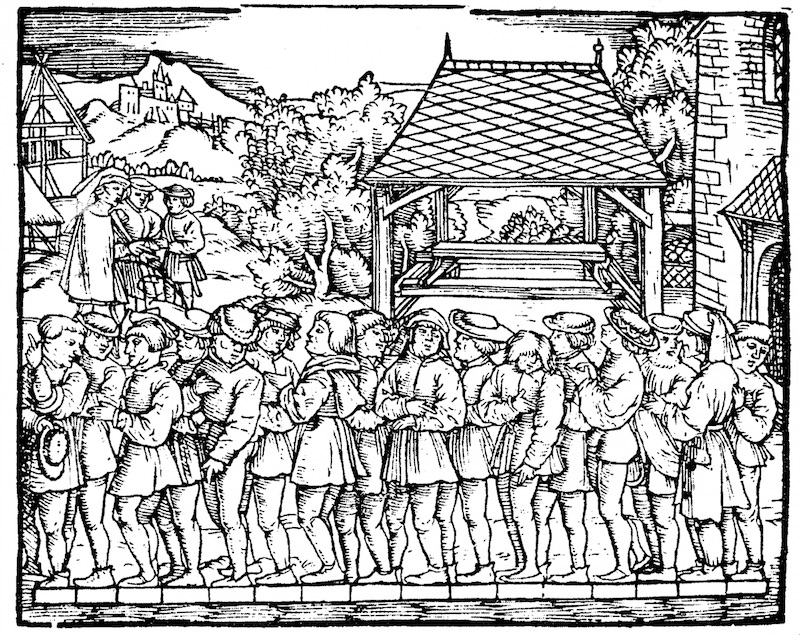
#> input picture CodeStudy/koebel.jpg, 800 x 635 px
$ jupyter execute --allow-errors pathlib.ipynb
#> lines starting #> are read from the running program, lines starting #| are printed output that depends on the picture
[cell 1]
import pathlib
import numpy as np
from pathlib import PureWindowsPath
from pathlib import Path
from PIL import Image

[cell 2]
img = Image.open("./koebel.jpg")
#> img is the input picture: PIL image 800x635 RGB; min 0, max 255, mean 180
img1 = img.crop([0, 0, 300, 800])  # 窗口多余部分以黑边填充
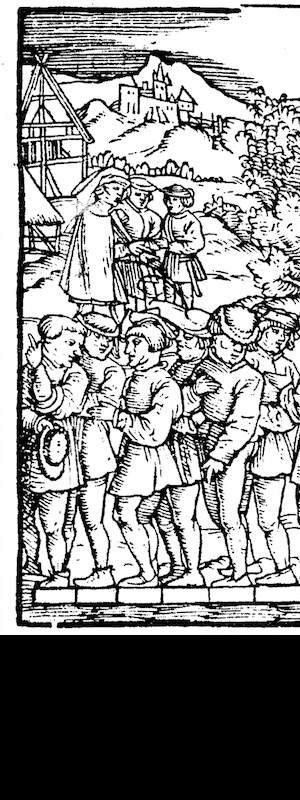
#> img1: PIL image 300x800 RGB; min 0, max 255, mean 143.3
img1.show()

[cell 3]
img = img.convert("RGBA")
#> img: PIL image 800x635 RGBA
x = np.array(img)
x.transpose(2, 0, 1)
